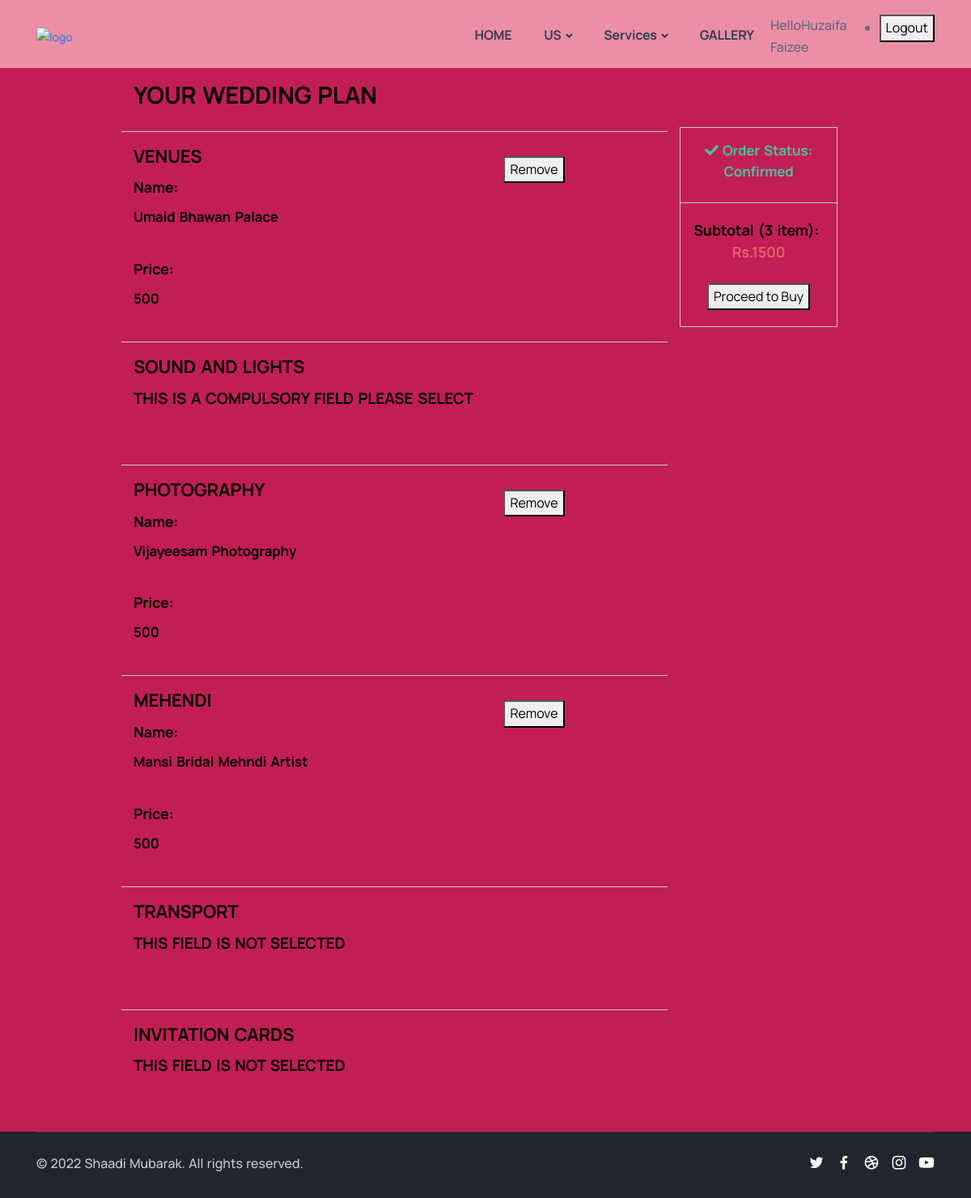
The page /cart.php (signed in) on the database its author committed.
### tables this page shows
CREATE TABLE IF NOT EXISTS `ongoing_orders` (
  `user_id` int(10) NOT NULL,
  `item_id` int(10) NOT NULL,
  `category` varchar(500) NOT NULL,
  `name` varchar(500) NOT NULL,
  `price` int(10) NOT NULL
);

### cart.php (the view, shortened to what this page needs)
<?php
$user=$_SESSION["user_id"];
include("connection.php");
?>
<!DOCTYPE html>
<html lang="en">
<head>
  <link rel="stylesheet" href="https://stackpath.bootstrapcdn.com/bootstrap/4.4.1/css/bootstrap.min.css">
  <link rel="stylesheet" href="https://cdnjs.cloudflare.com/ajax/libs/OwlCarousel2/2.3.4/assets/owl.carousel.min.css" />
  <link rel="stylesheet" href="https://cdnjs.cloudflare.com/ajax/libs/OwlCarousel2/2.3.4/assets/owl.theme.default.min.css" />
  <link rel="stylesheet" href="https://cdnjs.cloudflare.com/ajax/libs/font-awesome/5.13.0/css/all.min.css" />
  <link rel="stylesheet" href="./assets/css/style.css">
  <link rel="stylesheet" href="./states.css">
</head>
<body>
  <?php include("./header.php"); ?>
<?php
$categories=array("venues","sound and lights","photography");
$notman=array("mehendi","transport","invitation cards");
$total=0;
$n=0;
?>
  <main id="main-site">
    <section id="cart" class="py-3">
      <div class="container-fluid w-75">
        <h1>YOUR WEDDING PLAN</h1>
        <div class="row">
          <div class="col-sm-9">
            <?php
              foreach($categories as $c){
                $sql="SELECT * FROM ongoing_orders WHERE user_id='$user' AND category='$c'";
                $result=mysqli_query($conn,$sql);
                $cnt=mysqli_num_rows($result);
                if($cnt==1){
                  $n++;
                  $row=mysqli_fetch_array($result,MYSQLI_ASSOC);
                  $total+=$row["price"];
            ?>
            <div class="row border-top py-3 mt-3">
              <div class="col-sm-8">
                <h3><?php echo strtoupper($c); ?> </h3>
                <h5> Name:</h5>
                <h6><?php echo $row["name"]; ?></h6>
                <br>
                <h5>Price:</h5>
                <h6><?php echo $row["price"]; ?></h6>
              </div>
              <div class="col-sm-2 text-right">
                <form method="post" action="remove.php" >
              <button type="submit" name="submit" class="mt-3">Remove</button>
                </form>
              </div>
            </div>
            <?php
              } else{
            ?>
            <div class="row border-top py-3 mt-3">
              <div class="col-sm-8">
                <h3><?php echo strtoupper($c); ?> </h3>
                <h4>THIS IS A COMPULSORY FIELD PLEASE SELECT</h4>
                <br>
              </div>
            </div>
            <?php
              }
              }
            ?>
            <?php
              foreach($notman as $c){
                $sql="SELECT * FROM ongoing_orders WHERE user_id='$user' AND category='$c'";
                $result=mysqli_query($conn,$sql);
                $cnt=mysqli_num_rows($result);
                if($cnt==1){
                  $n++;
                  $row=mysqli_fetch_array($result,MYSQLI_ASSOC);
                  $total+=$row["price"];
            ?>
            <div class="row border-top py-3 mt-3">
              <div class="col-sm-8">
                <h3><?php echo strtoupper($c); ?> </h3>
                <h5> Name:</h5>
                <h6><?php echo $row["name"]; ?></h6>
                <br>
                <h5>Price:</h5>
                <h6><?php echo $row["price"]; ?></h6>
              </div>
              <div class="col-sm-2 text-right">
                <form method="post" action="remove.php" >
              <button type="submit" name="submit" class="mt-3">Remove</button>
                </form>
              </div>
            </div>
            <?php
              } else{
            ?>
            <div class="row border-top py-3 mt-3">
              <div class="col-sm-8">
                <h3><?php echo strtoupper($c); ?> </h3>
                <h4>THIS FIELD IS NOT SELECTED</h4>
                <br>
              </div>
            </div>
            <?php
              }
              }
            ?>
          </div>
          <div class="col-sm-3">
            <div class="sub-total border text-center mt-2">
              <h6 class=" text-success py-3"><i class="fas fa-check"></i> Order Status: Confirmed</h6>
              <div class="border-top py-4">
                <h5>Subtotal (<?php echo $n;?> item):&nbsp; <span class="text-danger">Rs.<span class="text-danger" id="deal-price"><?php echo $total; ?></span> </span> </h5>
                <button type="submit" class=" mt-3">Proceed to Buy</button>
              </div>
            </div>
          </div>
        </div>
      </div>
    </section>
  </main>
  <?php include("./footer.php"); ?>
</body>
</html>

### header.php (shortened to what this page needs)
<div class="content-wrapper">
    <header class="wrapper bg-soft-primaryheader">
      <nav class="navbar navbar-expand-lg center-nav transparent navbar-light;navbar-color:#FFB6C1">
        <div class="container flex-lg-row flex-nowrap align-items-center">
          <div class="navbar-brand w-100">
            <a href="./index.php">
              <img src="./assets/img/logof.png" alt="logo" srcset="./assets/img/logof.png 4x">
            </a>
          </div>
          <div class="navbar-collapse offcanvas offcanvas-nav offcanvas-start">
            <div class="offcanvas-body ms-lg-auto d-flex flex-column h-100">
              <ul class="navbar-nav">
              <li>
                  <a class="nav-link" href="./index.php" >HOME</a>
                </li>
                <li class="nav-item dropdown"><a class="nav-link dropdown-toggle" href="#" data-bs-toggle="dropdown">US</a>
                </li>
                <li class="nav-item dropdown"><a class="nav-link dropdown-toggle" href="#" data-bs-toggle="dropdown">Services</a>
                </li>
                <li>
                  <a class="nav-link" href="./gallery.php" >GALLERY</a>
                </li>
              </ul>
            </div>
          </div>
          <?php
          if(empty($_SESSION)){ ?>
          <div class="navbar-other w-100 d-flex ms-auto">
            <ul class="navbar-nav flex-row align-items-center ms-auto">
              <li class="nav-item">
                <a href="#" class="nav-link" data-bs-toggle="modal" data-bs-target="#modal-signin">Sign In</a>
              </li>
              <li class="nav-item d-none d-md-block">
                <a href="#" class="btn btn-sm btn-primary rounded" data-bs-toggle="modal" data-bs-target="#modal-signup">Sign Up</a>
              </li>
              <li class="nav-item d-lg-none">
                <button class="hamburger offcanvas-nav-btn"><span></span></button>
              </li>
            </ul>
          </div>
          <?php } else{ echo "Hello" .$_SESSION["myname"];?>
           <ul><li> <form action="logout.php"><input type="submit" name="logout" value="Logout"> </form></li></ul>
        <?php }?>
          </div>
      </nav>
    </header>
  </div>

### footer.php
<footer class="bg-dark text-inverse">
  <div class="container pb-5 md-5">
    <hr class="mt-13 mt-md-0 mb-4" />
    <div class="d-md-flex align-items-center justify-content-between">
      <p class="mb-2 mb-lg-0">© 2022 Shaadi Mubarak. All rights reserved.</p>
      <nav class="nav social social-white text-md-end">
        <a href="#"><i class="uil uil-twitter"></i></a>
        <a href="#"><i class="uil uil-facebook-f"></i></a>
        <a href="#"><i class="uil uil-dribbble"></i></a>
        <a href="#"><i class="uil uil-instagram"></i></a>
        <a href="#"><i class="uil uil-youtube"></i></a>
      </nav>
    </div>
  </div>
</footer>

### states.css (style rules this page uses)
* { margin-bottom: 0; margin-right: 0; }
body { background-color: #C21E56; }

### rows shown on the page
ongoing_orders: c "VENUES", name "Umaid Bhawan Palace", price "500"
ongoing_orders: c "PHOTOGRAPHY", name "Vijayeesam Photography", price "500"
ongoing_orders: c "MEHENDI", name "Mansi Bridal Mehndi Artist", price "500"

### other values the page prints
$_SESSION["myname"] "Huzaifa Faizee"
$c "SOUND AND LIGHTS"
$c "TRANSPORT"
$c "INVITATION CARDS"
$n "3"
$total "1500"
